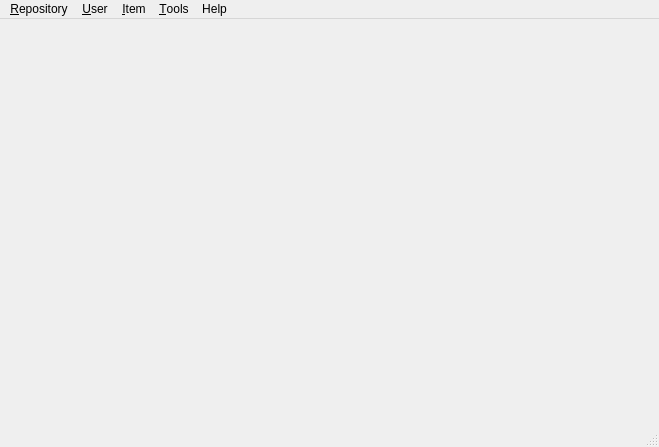
<?xml version="1.0" encoding="UTF-8"?>
<ui version="4.0">
 <class>MainWindow</class>
 <widget class="QMainWindow" name="MainWindow">
  <property name="geometry">
   <rect>
    <x>0</x>
    <y>0</y>
    <width>659</width>
    <height>447</height>
   </rect>
  </property>
  <property name="windowTitle">
   <string>Reggata</string>
  </property>
  <property name="windowIcon">
   <iconset resource="resources/resources.qrc">
    <normaloff>:/icons/icons/reggata.ico</normaloff>:/icons/icons/reggata.ico</iconset>
  </property>
  <property name="dockNestingEnabled">
   <bool>true</bool>
  </property>
  <widget class="QWidget" name="centralwidget">
   <layout class="QVBoxLayout" name="verticalLayout_3"/>
  </widget>
  <widget class="QMenuBar" name="menubar">
   <property name="geometry">
    <rect>
     <x>0</x>
     <y>0</y>
     <width>659</width>
     <height>21</height>
    </rect>
   </property>
   <widget class="QMenu" name="menu_repo">
    <property name="title">
     <string>&amp;Repository</string>
    </property>
    <addaction name="action_repo_create"/>
    <addaction name="action_repo_open"/>
    <addaction name="action_repo_close"/>
   </widget>
   <widget class="QMenu" name="menu">
    <property name="title">
     <string>&amp;User</string>
    </property>
    <addaction name="action_user_create"/>
    <addaction name="action_user_login"/>
    <addaction name="action_user_logout"/>
    <addaction name="action_user_change_pass"/>
   </widget>
   <widget class="QMenu" name="menuItem">
    <property name="title">
     <string>&amp;Item</string>
    </property>
    <widget class="QMenu" name="menuFix_integrity_errors">
     <property name="title">
      <string>Fix integrity errors</string>
     </property>
     <widget class="QMenu" name="menuFix_hash_mismatch_error">
      <property name="title">
       <string>Fix file changed error</string>
      </property>
      <addaction name="action_item_fix_hash_error"/>
      <addaction name="action_item_update_file_hash"/>
     </widget>
     <widget class="QMenu" name="menuFix_file_not_found_error">
      <property name="title">
       <string>Fix file not found error</string>
      </property>
      <addaction name="action_fix_file_not_found_try_find"/>
      <addaction name="action_fix_file_not_found_delete"/>
     </widget>
     <addaction name="menuFix_hash_mismatch_error"/>
     <addaction name="action_item_fix_history_rec_error"/>
     <addaction name="menuFix_file_not_found_error"/>
    </widget>
    <widget class="QMenu" name="menuExport_items">
     <property name="title">
      <string>Export items</string>
     </property>
     <addaction name="action_export_selected_items"/>
     <addaction name="action_export_items_file_paths"/>
    </widget>
    <addaction name="action_item_add"/>
    <addaction name="action_item_add_many"/>
    <addaction name="action_item_add_many_rec"/>
    <addaction name="separator"/>
    <addaction name="action_item_edit"/>
    <addaction name="action_item_rebuild_thumbnail"/>
    <addaction name="separator"/>
    <addaction name="action_item_delete"/>
    <addaction name="separator"/>
    <addaction name="action_item_view"/>
    <addaction name="action_item_view_image_viewer"/>
    <addaction name="action_item_view_m3u"/>
    <addaction name="action_item_to_external_filemanager"/>
    <addaction name="menuExport_items"/>
    <addaction name="separator"/>
    <addaction name="action_item_check_integrity"/>
    <addaction name="menuFix_integrity_errors"/>
   </widget>
   <widget class="QMenu" name="menuTools">
    <property name="title">
     <string>&amp;Tools</string>
    </property>
    <addaction name="action_tools_items_table"/>
    <addaction name="action_tools_tag_cloud"/>
    <addaction name="action_tools_file_browser"/>
   </widget>
   <widget class="QMenu" name="menuHelp">
    <property name="title">
     <string>Help</string>
    </property>
    <addaction name="action_help_about"/>
   </widget>
   <addaction name="menu_repo"/>
   <addaction name="menu"/>
   <addaction name="menuItem"/>
   <addaction name="menuTools"/>
   <addaction name="menuHelp"/>
  </widget>
  <widget class="QStatusBar" name="statusbar"/>
  <action name="action_repo_create">
   <property name="text">
    <string>&amp;New</string>
   </property>
  </action>
  <action name="action_repo_open">
   <property name="text">
    <string>&amp;Open</string>
   </property>
  </action>
  <action name="action_repo_close">
   <property name="text">
    <string>&amp;Close</string>
   </property>
  </action>
  <action name="action_item_add">
   <property name="text">
    <string>Add &amp;one</string>
   </property>
  </action>
  <action name="action_user_create">
   <property name="text">
    <string>&amp;Create</string>
   </property>
  </action>
  <action name="action_user_login">
   <property name="text">
    <string>&amp;Login</string>
   </property>
  </action>
  <action name="action_user_logout">
   <property name="text">
    <string>Log&amp;out</string>
   </property>
  </action>
  <action name="action_item_edit">
   <property name="text">
    <string>&amp;Edit</string>
   </property>
  </action>
  <action name="action_item_add_many">
   <property name="text">
    <string>Add &amp;many</string>
   </property>
  </action>
  <action name="action_user_change_pass">
   <property name="text">
    <string>Change &amp;password</string>
   </property>
  </action>
  <action name="action_tools_tag_cloud">
   <property name="checkable">
    <bool>true</bool>
   </property>
   <property name="checked">
    <bool>false</bool>
   </property>
   <property name="enabled">
    <bool>true</bool>
   </property>
   <property name="text">
    <string>Tag &amp;cloud</string>
   </property>
  </action>
  <action name="action_item_view">
   <property name="text">
    <string>&amp;View with external app</string>
   </property>
  </action>
  <action name="action_item_add_many_rec">
   <property name="text">
    <string>Add many &amp;recursively</string>
   </property>
  </action>
  <action name="action_item_delete">
   <property name="text">
    <string>&amp;Delete</string>
   </property>
  </action>
  <action name="action_item_view_m3u">
   <property name="text">
    <string>Create m3u playlist and open it</string>
   </property>
  </action>
  <action name="action_help_about">
   <property name="text">
    <string>About Reggata</string>
   </property>
  </action>
  <action name="action_item_view_image_viewer">
   <property name="text">
    <string>View images with built-in viewer</string>
   </property>
  </action>
  <action name="action_item_check_integrity">
   <property name="text">
    <string>Check &amp;integrity</string>
   </property>
  </action>
  <action name="action_item_fix_history_rec_error">
   <property name="text">
    <string>Fix history rec error</string>
   </property>
  </action>
  <action name="action_item_fix_hash_error">
   <property name="text">
    <string>Try find file</string>
   </property>
  </action>
  <action name="action_item_update_file_hash">
   <property name="text">
    <string>Update hash</string>
   </property>
  </action>
  <action name="action_fix_file_not_found_try_find">
   <property name="text">
    <string>Try find file</string>
   </property>
  </action>
  <action name="action_fix_file_not_found_delete">
   <property name="text">
    <string>Delete item's reference to file</string>
   </property>
  </action>
  <action name="action_fix_file_not_found_try_find_else_delete">
   <property name="text">
    <string>Try find file else delete link</string>
   </property>
  </action>
  <action name="action_item_rebuild_thumbnail">
   <property name="text">
    <string>Rebuild &amp;thumbnail</string>
   </property>
  </action>
  <action name="action_tools_items_table">
   <property name="checkable">
    <bool>true</bool>
   </property>
   <property name="text">
    <string>Items table</string>
   </property>
  </action>
  <action name="action_tools_file_browser">
   <property name="checkable">
    <bool>true</bool>
   </property>
   <property name="text">
    <string>File browser</string>
   </property>
  </action>
  <action name="action_item_to_external_filemanager">
   <property name="text">
    <string>Open external file manager</string>
   </property>
  </action>
  <action name="action_export_selected_items">
   <property name="text">
    <string>Export selected items (copy files)</string>
   </property>
  </action>
  <action name="action_export_items_file_paths">
   <property name="text">
    <string>Export file paths</string>
   </property>
  </action>
 </widget>
 <resources>
  <include location="resources/resources.qrc"/>
 </resources>
 <connections/>
</ui>
